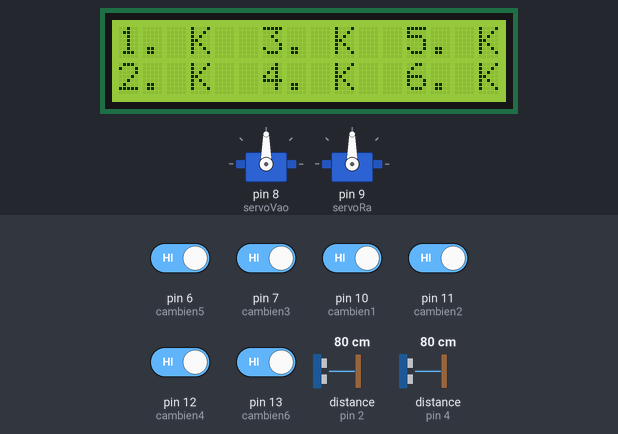
A sketch run on a simulated Arduino Uno, built with avr-gcc and run on an emulated ATmega328P. On the bench: 2 × servo, 16×2 character LCD. Wiring (inferred from the names in the program): 2 × ultrasonic range finder: trigger pin 3, echo pin 2 / trigger pin 5, echo pin 4. The inputs (shaded band) are chosen by the test bench; at power-on: pin 6 (cambien5), pin 7 (cambien3), pin 10 (cambien1), pin 11 (cambien2), pin 12 (cambien4), pin 13 (cambien6) HIGH, distance to the obstacle (sensors on pin 2, pin 4) 80 cm. The echo pulse lasts 58.3 µs per cm; what the sketch prints to the serial monitor is not drawn.

Above: at 1.2 s.
1.3 s: pin 6 (cambien5) driven LOW
At 3.1 s:
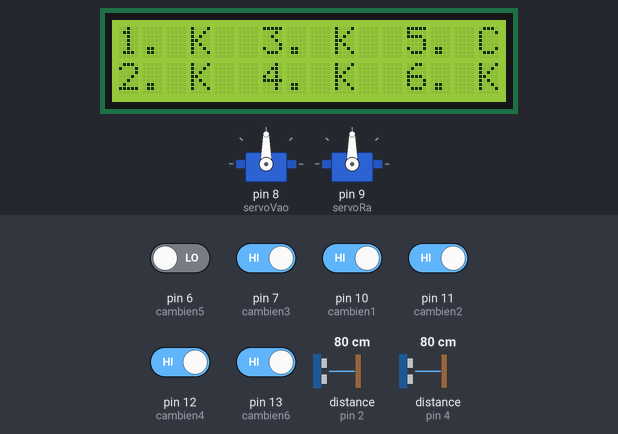
3.6 s: pin 7 (cambien3) driven LOW
At 5.3 s:
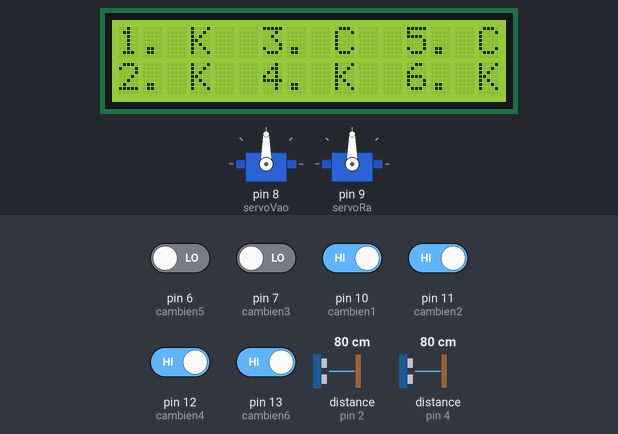
5.6 s: pin 10 (cambien1) driven LOW
At 6.5 s:
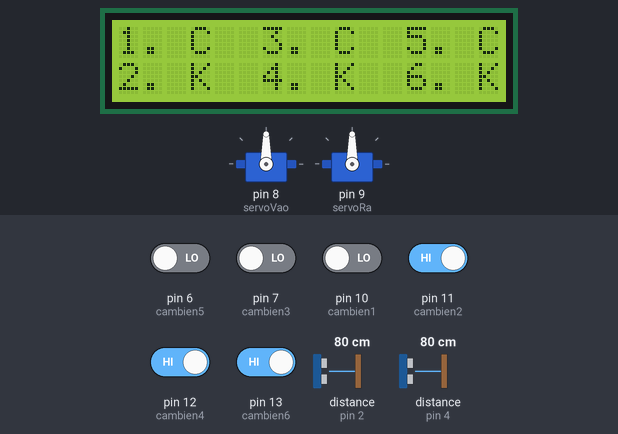
7.6 s: pin 11 (cambien2) driven LOW
At 8.9 s:
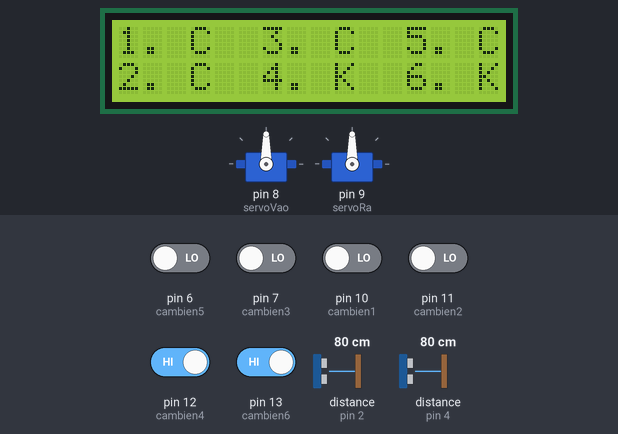
9.6 s: pin 12 (cambien4) driven LOW
At 11.2 s:
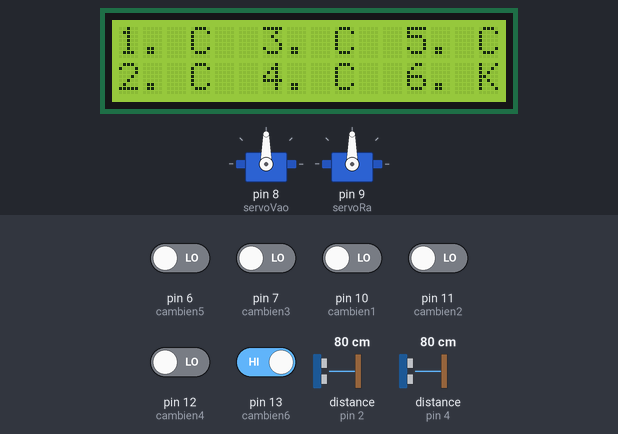
11.7 s: pin 13 (cambien6) driven LOW
At 13.5 s:
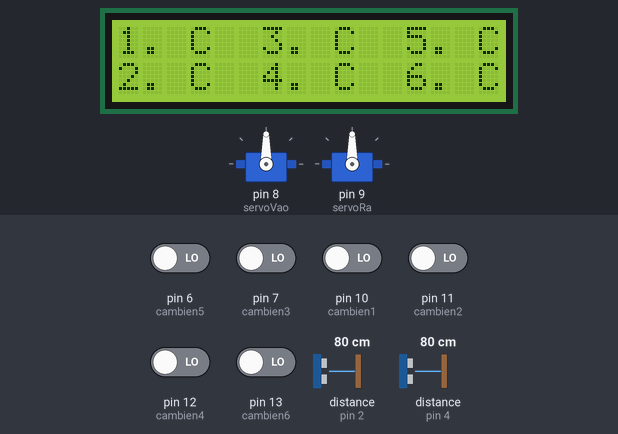
Timing chart, 0 to 14.7 s (numbered marks = the images above; inputs shaded):
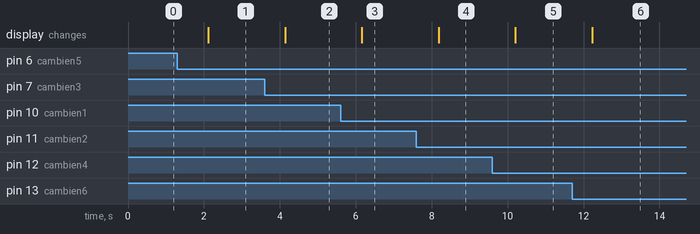

Measured:
- after the input at 1.3 s, the display: changes after 0.82 s (image 1)
- after the input at 3.6 s, the display: changes after 0.54 s (image 2)
- after the input at 5.6 s, the display: changes after 0.56 s (image 3)
- after the input at 7.6 s, the display: changes after 0.58 s (image 4)
- after the input at 9.6 s, the display: changes after 0.61 s (image 5)
- after the input at 11.7 s, the display: changes after 0.53 s (image 6)

The sketch:

ServerSeroVaoRa.ino
```cpp
#include <Servo.h>
#include <Wire.h>
#include <LiquidCrystal_I2C.h>
LiquidCrystal_I2C lcd(0x27, 16, 2);
// Khai báo cổng PWM cho động cơ servo
const int servoVao = 8;
const int servoRa = 9;
int cambien1 = 10;
int cambien2 = 11;
int cambien3 = 7;
int cambien4 = 12;
int cambien5 = 6;
int cambien6 = 13;
#define trig_vao 3
#define echo_vao 2
long duration_vao;
long distance_vao;

#define trig_ra 5
#define echo_ra 4
long duration_ra;
long distance_ra;
// Khởi tạo đối tượng Servo
Servo myServoVao;
Servo myServoRa;

void setup() {
  // Khởi tạo cổng PWM cho động cơ servo
  pinMode(trig_vao, OUTPUT);
  pinMode(echo_vao, INPUT);
  pinMode(trig_ra, OUTPUT);
  pinMode(echo_ra, INPUT);
  myServoVao.attach(servoVao);
  myServoRa.attach(servoRa);
  Serial.begin(115200);
  initialLCD();
}

void initialLCD(){
 lcd.begin();
  lcd.backlight();
  pinMode(cambien1, INPUT);
  pinMode(cambien2, INPUT);
  pinMode(cambien3, INPUT);
  pinMode(cambien4, INPUT);
  pinMode(cambien5, INPUT);
  pinMode(cambien6, INPUT);
  // lcd.setCursor(0, 0);
  // lcd.print("1. K");
  // lcd.setCursor(0, 1);
  // lcd.print("2. K");
  // lcd.setCursor(6, 0);
  // lcd.print("3. K");
  // lcd.setCursor(12, 0);
  // lcd.print("5. K");
  // lcd.setCursor(6, 1);
  // lcd.print("4. K");
  //  lcd.setCursor(12, 1);
  // lcd.print("6. K");
  lcd.setCursor(0, 0);
  lcd.print("1. ");
  lcd.setCursor(0, 1);
  lcd.print("2. ");
  lcd.setCursor(6, 0);
  lcd.print("3. ");
  lcd.setCursor(6, 1);
  lcd.print("4. ");
  lcd.setCursor(12, 0);
  lcd.print("5. ");
  lcd.setCursor(12, 1);
  lcd.print("6. ");
}
void handleSieuAmVao(){
  digitalWrite(trig_vao, LOW);//Tắt chân trig_vao
  delayMicroseconds(2);
  digitalWrite(trig_vao,HIGH);//Bật chân trig_vao để phát xung
  delayMicroseconds(10);//Xung có độ rộng 10 microsecond
  digitalWrite(trig_vao,LOW);

  //Đo độ rộng của xung cao ở chân echo
  duration_vao = pulseIn(echo_vao, HIGH);
  //Tính khoảng cách
  distance_vao = (duration_vao * 0.034) / 2;
  Serial.print("Distance vao: ");
  Serial.println(distance_vao);
  if(distance_vao < 10){
    rotateServoVao(0);
  }
  delay(1000);
}

void handleSieuAmRa(){
  digitalWrite(trig_ra, LOW);//Tắt chân trig_ra
  delayMicroseconds(2);
  digitalWrite(trig_ra,HIGH);//Bật chân trig_ra để phát xung
  delayMicroseconds(10);//Xung có độ rộng 10 microsecond
  digitalWrite(trig_ra,LOW);

  //Đo độ rộng của xung cao ở chân echo
  duration_ra = pulseIn(echo_ra, HIGH);
  //Tính khoảng cách
  distance_ra = (duration_ra * 0.034) / 2;
  Serial.print("Distance ra: ");
  Serial.println(distance_ra);
  if(distance_ra < 10){
    rotateServoRa(0);
  }
  delay(1000);
}

void rotateServoRa(int angle){
  myServoRa.write(angle);
  delay(1000);
}

void rotateServoVao(int angle){
  myServoVao.write(angle);
  delay(1000);
}

void loop() {
  if (Serial.available()) {
    String data = Serial.readStringUntil('\n');
    data.trim();
    Serial.println(data);
    if(data == "Ra"){
      rotateServoRa(90);
    }
    else if(data == "Vao"){
      rotateServoVao(90);
    }
  }
  // int giatri1 = digitalRead(cambien1);
  // int giatri2 = digitalRead(cambien2);
  // int giatri3 = digitalRead(cambien3);
  // int giatri4 = digitalRead(cambien4);
  // int giatri5 = digitalRead(cambien5);
  // int giatri6 = digitalRead(cambien6);
  // lcd.setCursor(3, 0);
  // lcd.print(giatri1 == 0 ? "C" : "K");

  // lcd.setCursor(9, 0);
  // lcd.print(giatri2 == 0 ? "C" : "K");

  // lcd.setCursor(3, 1);
  // lcd.print(giatri3 == 0 ? "C " : "K");

  // lcd.setCursor(9, 1);
  // lcd.print(giatri4 == 0 ? "C" : "K");

  // lcd.setCursor(15, 0);
  // lcd.print(giatri5 == 0 ? "C" : "K");

  // lcd.setCursor(15, 1);
  // lcd.print(giatri6 == 0 ? "C " : "K");
  int giatri1 = digitalRead(cambien1);
  int giatri2 = digitalRead(cambien2);
  int giatri3 = digitalRead(cambien3);
  int giatri4 = digitalRead(cambien4);
  int giatri5 = digitalRead(cambien5);
  int giatri6 = digitalRead(cambien6);

  lcd.setCursor(3, 0);
  lcd.print(giatri1 == 0 ? "C" : "K");

  lcd.setCursor(3, 1);
  lcd.print(giatri2 == 0 ? "C" : "K");

  lcd.setCursor(9, 0);
  lcd.print(giatri3 == 0 ? "C" : "K");

  lcd.setCursor(9, 1);
  lcd.print(giatri4 == 0 ? "C" : "K");

  lcd.setCursor(15, 0);
  lcd.print(giatri5 == 0 ? "C" : "K");

  lcd.setCursor(15, 1);
  lcd.print(giatri6 == 0 ? "C" : "K");

  // int giatri4 = digitalRead(cambien4);
  // lcd.setCursor(1, 15);
  // lcd.print(giatri4 == HIGH ? "Co  " : "Khong");
  handleSieuAmRa();
  handleSieuAmVao();
}
```
